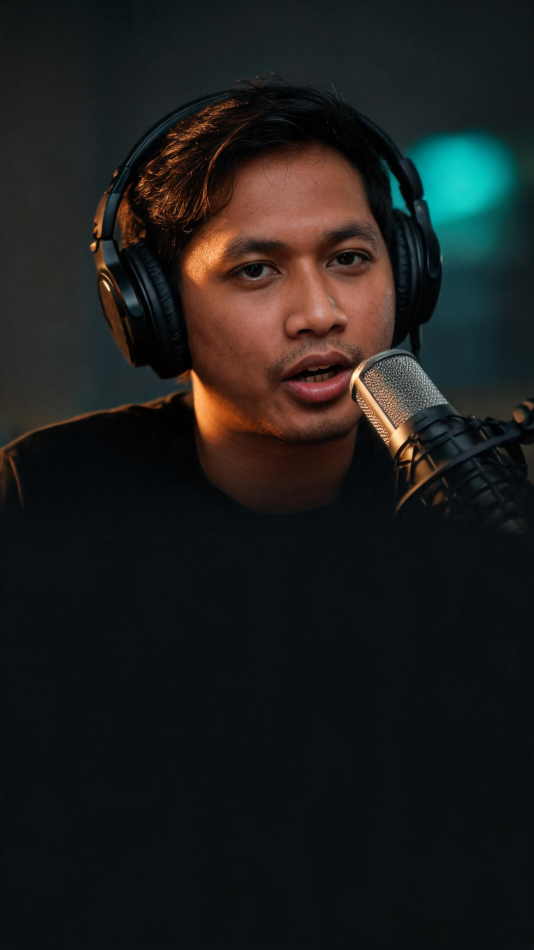
#> input picture ui/assets/clip-frame-rio-01.jpg, 1600 x 2848 px (shown at 1/3 size)
$ python -i faces.py   (imports and definitions only)
#> lines starting #> are read from the running program, lines starting #| are printed output that depends on the picture
#> further down, picture is the input picture: shape (2848, 1600, 3); mean B, G, R 28.8, 29.7, 28.8
### clippergod/core/models.py
"""Model data inti ClipperGod.

Prinsip arsitektur: transkrip, caption, dan timeline adalah SATU struktur data
yang sama. Semua komponen menghasilkan timestamp pada timeline audio 16 kHz —
tidak pernah waktu relatif per komponen.
"""

from __future__ import annotations

from dataclasses import dataclass, field


# ---------------------------------------------------------------- transkrip


@dataclass(frozen=True, slots=True)
class Word:
    """Satu kata dengan boundary waktu absolut (detik)."""

    text: str
    start: float
    end: float
    prob: float = 1.0
    speaker: str | None = None

    @property
    def dur(self) -> float:
        return max(0.0, self.end - self.start)

    @property
    def clean(self) -> str:
        return self.text.strip()


@dataclass(slots=True)
class Segment:
    """Kalimat / baris transkrip (output ASR sebelum di-reflow)."""

    words: list[Word] = field(default_factory=list)
    speaker: str | None = None

    @property
    def start(self) -> float:
        return self.words[0].start if self.words else 0.0

    @property
    def end(self) -> float:
        return self.words[-1].end if self.words else 0.0

    @property
    def text(self) -> str:
        return " ".join(w.clean for w in self.words)


# ---------------------------------------------------------------- batas klip


@dataclass(frozen=True, slots=True)
class Boundary:
    """Titik potong yang dinilai aman/tidaknya.

    `index` = posisi potong di antara ``words[index-1]`` dan ``words[index]``.
    """

    time: float
    index: int
    score: float
    reasons: tuple[str, ...] = ()

    @property
    def safe(self) -> bool:
        return self.score >= 0.70


@dataclass(slots=True)
class BoundedClip:
    """Hasil pemaksaan batas semantik pada satu kandidat klip."""

    start: float
    end: float
    start_boundary: Boundary | None = None
    end_boundary: Boundary | None = None
    warnings: list[str] = field(default_factory=list)
    rejected: bool = False
    reject_reason: str | None = None

    @property
    def duration(self) -> float:
        return max(0.0, self.end - self.start)


# ---------------------------------------------------------------- media


@dataclass(frozen=True, slots=True)
class FaceBox:
    """Bounding box wajah dalam piksel pada resolusi output."""

    x0: float
    y0: float
    x1: float
    y1: float
    track_id: int | None = None
    speaker: str | None = None

    @property
    def w(self) -> float:
        return max(0.0, self.x1 - self.x0)

    @property
    def h(self) -> float:
        return max(0.0, self.y1 - self.y0)

    @property
    def area(self) -> float:
        return self.w * self.h


@dataclass(slots=True)
class CaptionCue:
    """Satu baris caption yang sudah dipecah sesuai aturan keterbacaan."""

    start: float
    end: float
    words: list[Word]
    lines: list[str] = field(default_factory=list)
    placement: str = "bottom"  # "bottom" | "top"
    cps: float = 0.0
    char_count: int = 0

    @property
    def duration(self) -> float:
        return max(0.0, self.end - self.start)

    @property
    def text(self) -> str:
        return " ".join(self.lines)


@dataclass(slots=True)
class ClipCandidate:
    """Kandidat klip sebelum/sesudah diskor."""

    start: float
    end: float
    title: str = ""
    score: float | None = None
    reasons: list[str] = field(default_factory=list)
    vps: dict | None = None

    @property
    def duration(self) -> float:
        return max(0.0, self.end - self.start)

### clippergod/pipeline/faces.py
"""Deteksi & pelacakan wajah untuk auto-reframe.

Dua backend, keduanya CPU-only dan lisensi permisif:
  - YuNet (`cv2.FaceDetectorYN`, model 232 KB dari OpenCV Zoo, MIT) — default
    di OpenCV 5, di mana `CascadeClassifier` sudah dihapus dari API Python.
  - Haar cascade (`cv2.CascadeClassifier`) — dipakai kalau OpenCV 4.x terpasang
    dan model YuNet tidak tersedia.

Model YuNet tidak ikut di repo. Unduh sekali:
    python tools/fetch_face_model.py
lalu detektor menemukannya di `models/` (atau lewat CLIPPERGOD_FACE_MODEL).
Untuk produksi, antarmuka yang sama bisa diisi MediaPipe/Light-ASD tanpa
mengubah kode pemanggil.
"""

from __future__ import annotations

import os
from dataclasses import dataclass, field
from pathlib import Path
from typing import Protocol

import math
import cv2

from ..core.models import FaceBox

YUNET_FILENAME = "face_detection_yunet_2023mar.onnx"
YUNET_SHA256 = "8f2383e4dd3cfbb4553ea8718107fc0423210dc964f9f4280604804ed2552fa4"


# [14 lines left out: function yunet_model_path, not called in this run]


class DetectorError(RuntimeError):
    """Dipakai saat detektor tidak bisa disiapkan."""


class FaceDetector(Protocol):
    def detect(self, frame) -> list[FaceBox]: ...


# ------------------------------------------------------------------ detektor


class YuNetFaceDetector:
    """YuNet: 232 KB, ~1 ms/frame di CPU, tahan wajah kecil & miring."""

    # [45 lines left out: functions __init__, _ensure, detect, not called in this run]


class HaarFaceDetector:
    """Haar cascade frontal face. Hanya ada di OpenCV 4.x."""

    def __init__(self, scale: float = 0.4, min_neighbors: int = 6,
                 min_size: int = 36) -> None:
        cascade_cls = getattr(cv2, "CascadeClassifier", None)
        if cascade_cls is None:
            raise DetectorError(
                "OpenCV ini tidak punya CascadeClassifier (dihapus di OpenCV 5). "
                "Pakai model YuNet: python tools/fetch_face_model.py"
            )
        path = Path(cv2.data.haarcascades) / "haarcascade_frontalface_default.xml"
        self._cascade = cascade_cls(str(path))
        if self._cascade.empty():
            raise DetectorError(f"cascade tidak bisa dimuat: {path}")
        self.scale = scale
        self.min_neighbors = min_neighbors
        self.min_size = min_size

    def detect(self, frame) -> list[FaceBox]:
        gray = cv2.cvtColor(frame, cv2.COLOR_BGR2GRAY)
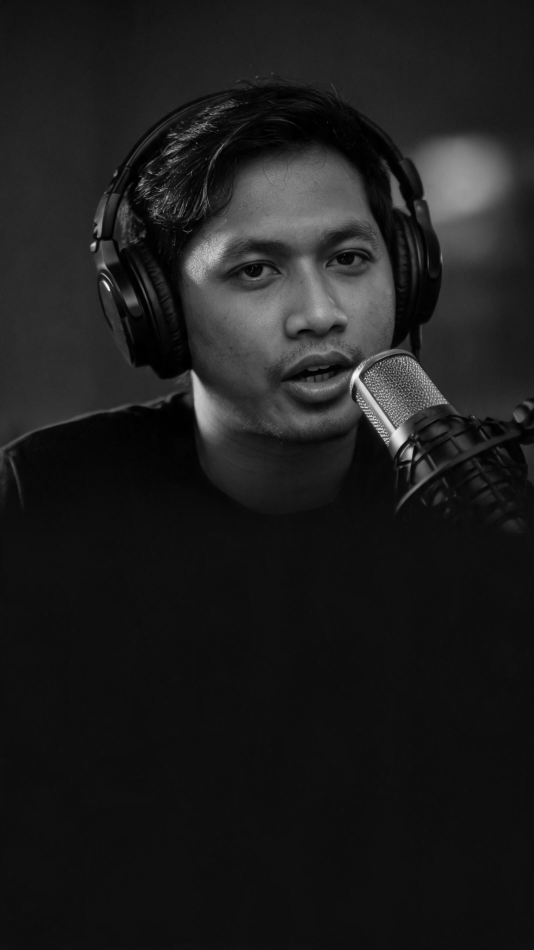
#> gray: shape (2848, 1600) (shown at 1/3 size); min 0, max 252, mean 29.4
        small = cv2.resize(gray, None, fx=self.scale, fy=self.scale,
                           interpolation=cv2.INTER_AREA)
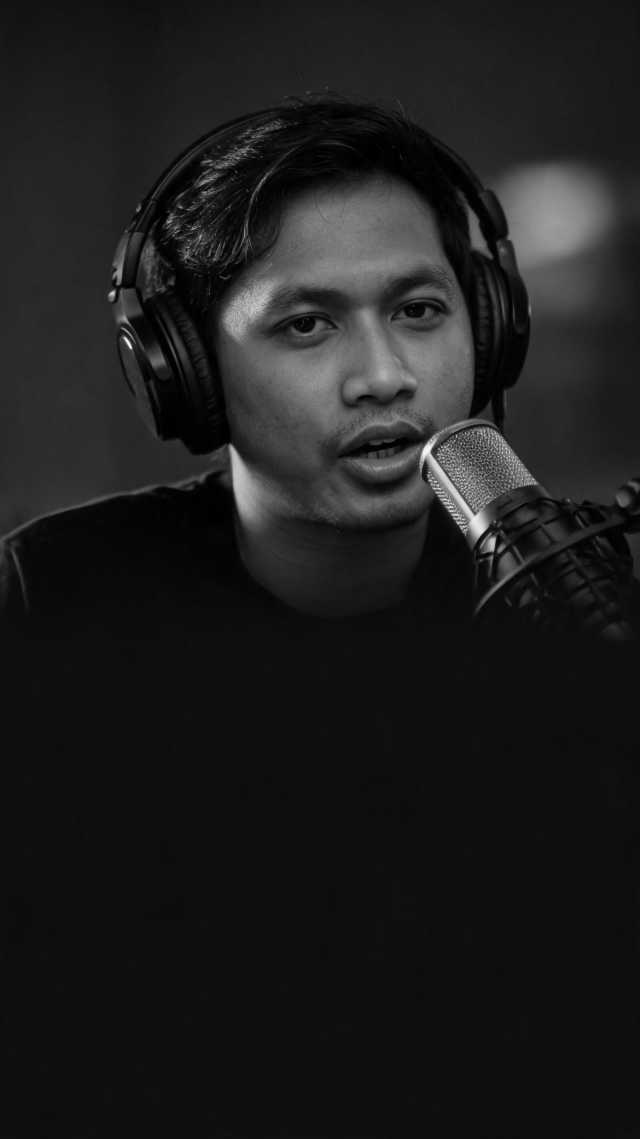
#> small: shape (1139, 640); min 0, max 249, mean 29.4
        rects = self._cascade.detectMultiScale(
            small,
            scaleFactor=1.1,
            minNeighbors=self.min_neighbors,
            minSize=(int(self.min_size * self.scale), int(self.min_size * self.scale)),
        )
#> rects = [[217, 198, 301, 301]]
        inv = 1.0 / self.scale
        boxes = [
            FaceBox(x0=x * inv, y0=y * inv, x1=(x + w) * inv, y1=(y + h) * inv)
            for (x, y, w, h) in rects
        ]
#> boxes = 1 item
        return sorted(boxes, key=lambda b: b.area, reverse=True)


class OpenCVFaceDetector:
    """Fasad: YuNet kalau model tersedia, Haar kalau OpenCV 4.x."""

    # [20 lines left out: function __init__, not called in this run]

    def detect(self, frame) -> list[FaceBox]:
        return self._impl.detect(frame)


# ------------------------------------------------------------------ pelacak


# [8 lines left out: function _iou, not called in this run]


class FaceTracker:
    """Pencocokan IoU sederhana. Cukup untuk kamera statis (podcast/webcam)."""

    # [38 lines left out: functions __init__, update, not called in this run]


# ------------------------------------------------------------------ pemindaian


@dataclass(slots=True)
class FaceScan:
    samples: list[tuple[float, FaceBox]] = field(default_factory=list)
    track_hits: dict[int, int] = field(default_factory=dict)
    width: int = 0
    height: int = 0
    fps: float = 30.0
    duration: float = 0.0

    # [5 lines left out: function dominant_track, not called in this run]

    def centers(self, track_id: int | None = None) -> list[tuple[float, float]]:
        tid = track_id if track_id is not None else self.dominant_track
        return [(t, (b.x0 + b.x1) / 2.0) for t, b in self.samples if b.track_id == tid]

    @property
    def hit_rate(self) -> float:
        return len(self.samples)

    def boxes(self, track_id: int | None = None) -> list[tuple[float, FaceBox]]:
        tid = track_id if track_id is not None else self.dominant_track
        return [(t, b) for t, b in self.samples if b.track_id == tid]

    # [73 lines left out: functions nearest, scan_video, not called in this run]

>>> import cv2
>>> picture = cv2.imread('../../ui/assets/clip-frame-rio-01.jpg')
>>> result = HaarFaceDetector().detect(picture)
#> result = 1 item
